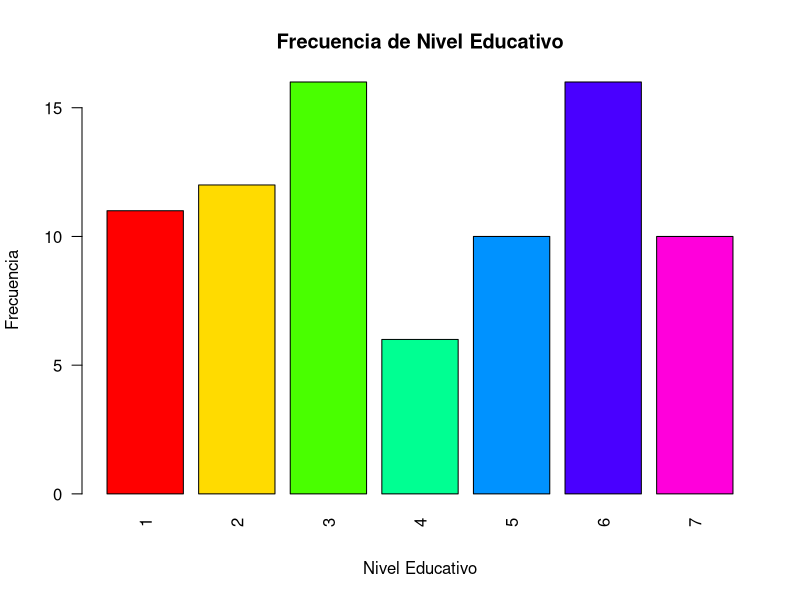
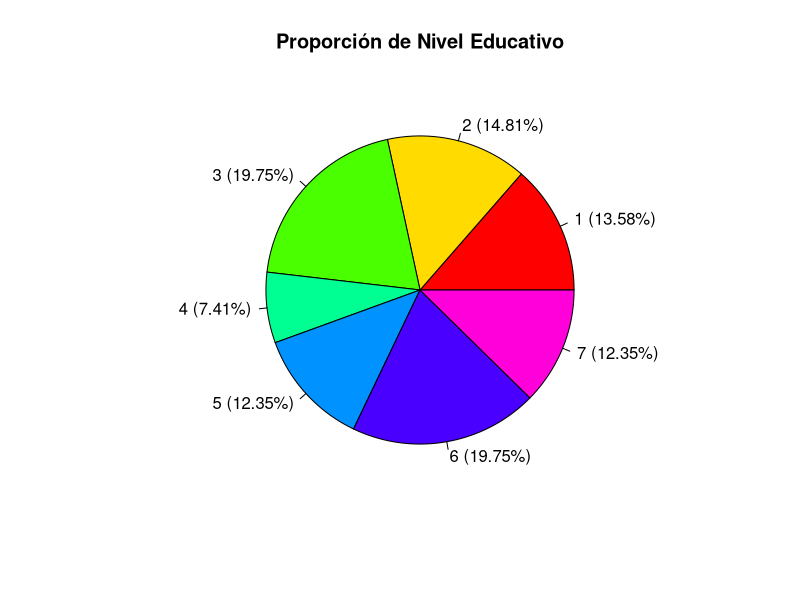

Write R code to recreate these figures, in order.
## ---- chunk 1
knitr::opts_chunk$set(echo = TRUE)
## ---- chunk 2
nivel_educativo_ordenado <- factor(c("posdoctorado","preparatoria","preparatoria","doctorado","primaria",
                  "doctorado","preparatoria","secundaria","preparatoria","preparatoria",
                  "primaria","doctorado","secundaria","secundaria","secundaria",
                  "licenciatura","doctorado","primaria","maestria","posdoctorado",
                  "maestria","preparatoria","posdoctorado","doctorado","preparatoria",
                  "doctorado","maestria","primaria","licenciatura","secundaria",
                  "maestria","posdoctorado","doctorado","licenciatura","doctorado",
                  "posdoctorado","maestria","primaria","secundaria","preparatoria"),
                levels=c("primaria","secundaria","preparatoria","licenciatura",
                         "maestria","doctorado","posdoctorado"),
                ordered=TRUE)
(nivel_educativo_ordenado)
               
## ---- chunk 3
nivel_educativo_ordenado <- factor (c(nivel_educativo_ordenado, nivel = nivel_educativo_ordenado, ordered = TRUE))
(nivel_educativo_ordenado)
## ---- chunk 4
total_datos <- length(nivel_educativo_ordenado)
print(paste("Suma total de datos:", total_datos))
## ---- chunk 5
frecuencia <- table(nivel_educativo_ordenado)
print("Frecuencia y orden de los datos:")
print(frecuencia)

## ---- chunk 6
proporciones <- prop.table(frecuencia)
porcentajes <- round(proporciones * 100, 2)

tabla_resumen <- data.frame(
  Frecuencia = as.numeric(frecuencia),
  Proporciones = as.numeric(proporciones),
  Porcentajes = as.numeric(porcentajes)
)
rownames(tabla_resumen) <- names(frecuencia)
print("Tabla de Frecuencia, Proporciones y Porcentajes:")
print(tabla_resumen)
## ---- chunk 7
frecuencia_minima <- min(frecuencia)
frecuencia_maxima <- max(frecuencia)
print(paste("Frecuencia mínima:", frecuencia_minima))
print(paste("Frecuencia máxima:", frecuencia_maxima))
## ---- chunk 8
datos_numericos <- as.numeric(nivel_educativo_ordenado)
## ---- chunk 9
resumen_datos <- summary(datos_numericos)
print("Resumen estadístico de los datos (cuartiles, mediana, etc.):")
print(resumen_datos)
## ---- chunk 10
barplot(frecuencia,
        main = "Frecuencia de Nivel Educativo",
        xlab = "Nivel Educativo",
        ylab = "Frecuencia",
        col = rainbow(length(frecuencia)),
        las = 2) # las = 2 rota las etiquetas para que sean legibles
## ---- chunk 11
pie(frecuencia,
    labels = paste(names(frecuencia), " (", porcentajes, "%)", sep = ""),
    main = "Proporción de Nivel Educativo",
    col = rainbow(length(frecuencia)))
## ---- chunk 12

